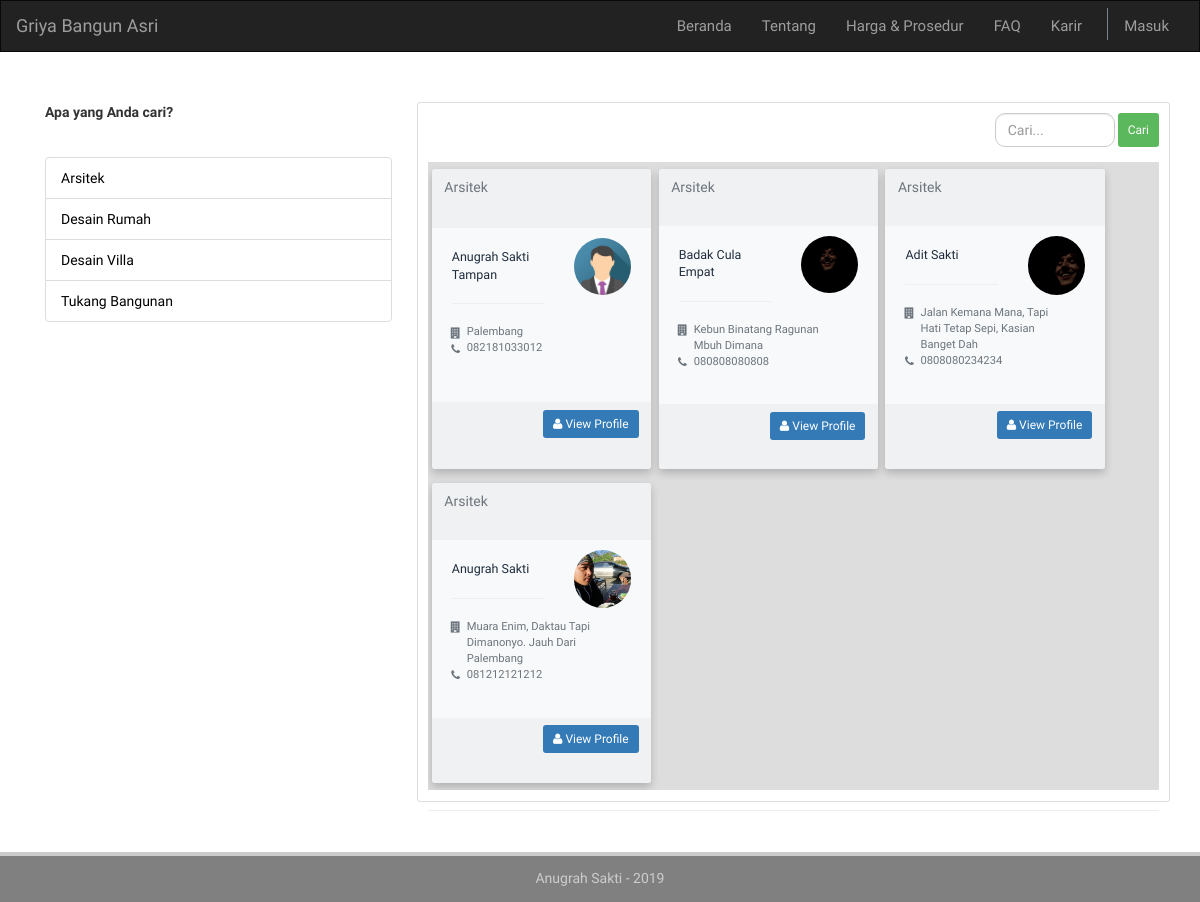
Before: / with the older database file.
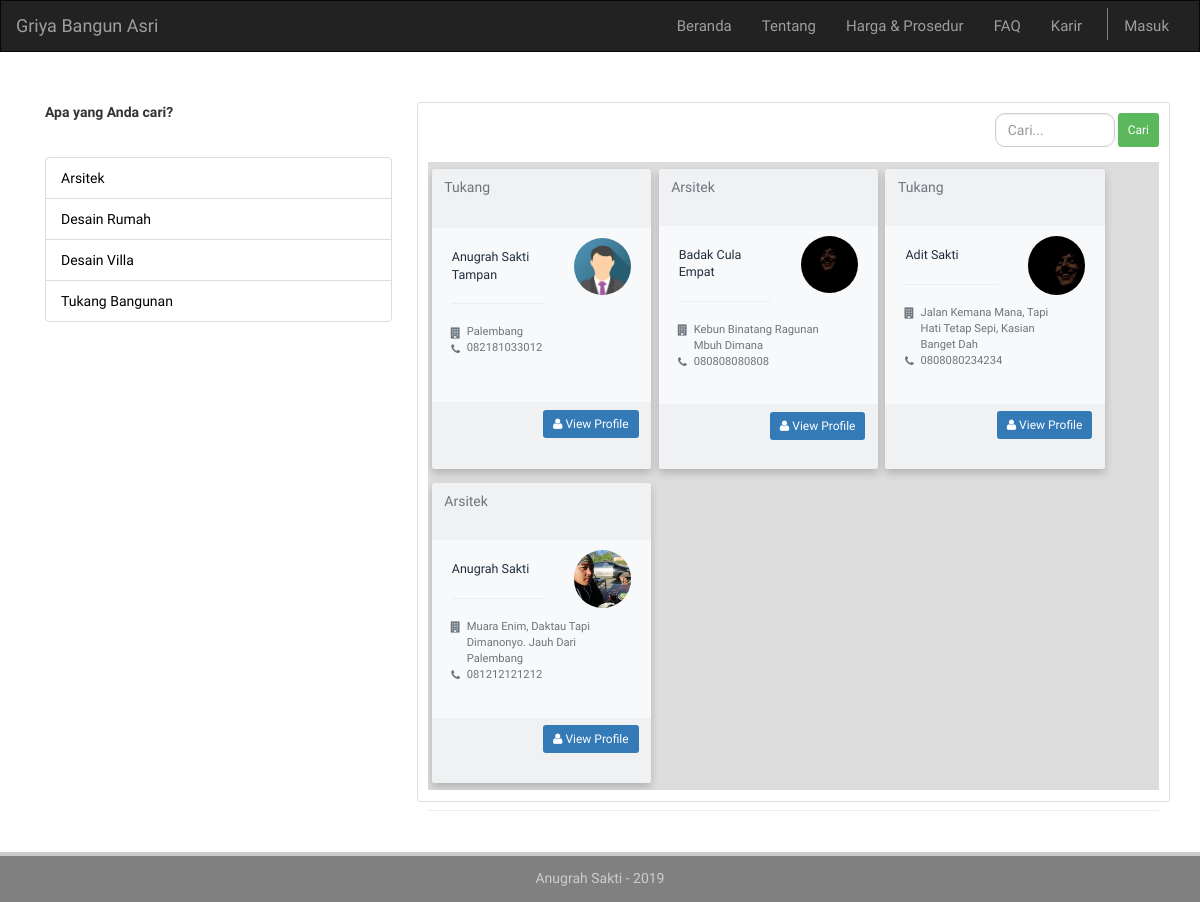
After: the same page with the newer database file.
### tables this page shows
CREATE TABLE `user` (
  `id` int(11) NOT NULL,
  `photopath` text,
  `fname` varchar(40) NOT NULL,
  `lname` varchar(40) NOT NULL,
  `birthdate` date DEFAULT NULL,
  `birthplace` varchar(40) DEFAULT NULL,
  `alamat` text,
  `nohp` varchar(20) DEFAULT NULL,
  `tim` int(11) DEFAULT NULL,
  `tgldaftar` date NOT NULL,
  `email` varchar(70) NOT NULL,
  `username` varchar(50) NOT NULL,
  `password` varchar(50) NOT NULL,
  `logged_in` int(11) DEFAULT NULL,
  `level` int(11) NOT NULL
);

### application/controllers/Home.php (called while the page is built, shortened)
<?php
class Home extends CI_Controller {
	public function index(){
		$data['pagetitle']	= 'Griya Bangun Asri - Home';
		$data['contents']	= $this->m_data->getContents();
		$this->load->view('home/v_header',$data);
		$this->load->view('home/v_navbar',$data);
		$this->load->view('home/v_content',$data);
		$this->load->view('home/v_footer',$data);
	}
}

### index.php (called while the page is built, shortened)
<?php
require_once BASEPATH.'core/CodeIgniter.php';

### application/models/M_data.php (called while the page is built, shortened)
<?php
class M_data extends CI_Model{
    function getContents(){
        $this->db->select('*');
        $this->db->from('user');
        $this->db->where('level > 1 ');
        $query  =   $this->db->get();
        return $query->result_array();
    }
}

### application/views/home/v_content.php (the view)
    <div class="rows rows">
        <div class="col-xs-4" id="list-cari" style="border:10px">
            <p style="margin-bottom: 35px"><b>Apa yang Anda cari?</b></p>
            <ul class="list-group">
                <li class="list-group-item list-cari-item"><a href="#">Arsitek</a></li>
                <li class="list-group-item list-cari-item"><a href="#">Desain Rumah</a></li>
                <li class="list-group-item list-cari-item"><a href="#">Desain Villa</a></li>
                <li class="list-group-item list-cari-item"><a href="#">Tukang Bangunan</a></li>
            </ul>
        </div>
        <div class="col-xs-8 search-content">
            <div class="kolom-pencarian">
                <form id="caribenda" method="POST">
                    <div class="form-group pencariandiv">
                        <input class="form-control caribenda" type="text" name="search" placeholder="Cari...">
                        <button class="btn btn-sm btn-success">Cari</button>
                    </div>
                </form>
            </div>
            <div class="search-items">
                <?php foreach ($contents as $row) {?>
                    <div class="card bg-light">
                        <div class="card-header text-muted border-bottom-0">
                          <?=($row['level'] == '2' ? 'Arsitek' : ($row['level'] == '3' ? 'Tukang' : ''))?>
                        </div>
                        <div class="card-body pt-0">
                          <div class="row">
                            <div class="col-xs-7">
                              <h2 class="lead"><?=ucwords($row['fname'].' '.$row['lname'])?></h2>
                              <hr>
                              <ul class="ml-4 mb-0 fa-ul text-muted" style="">
                                <li class="small">
                                    <span class="fa-li">
                                        <i class="fa fa-building"></i>
                                    </span>
                                    <?=ucwords($row['alamat'])?>
                                </li>
                                <li class="small">
                                    <span class="fa-li">
                                        <i class="fa fa-phone"></i>
                                    </span>
                                    <?=ucwords($row['nohp'])?>
                                </li>
                              </ul>
                            </div>
                            <div class="col-xs-5 text-center">
                              <img src="<?=($row['photopath'] !== null || !empty($row['photopath'])  ? base_url(str_replace('./','',$row['photopath'])) : base_url('assets/img/img_avatar.png'));?>" alt="" class="img-circle img-fluid">
                            </div>
                          </div>
                        </div>
                        <div class="card-footer">
                          <div class="text-right">
                            <a href="<?=base_url('home/profile/'.$row['username'])?>" class="btn btn-sm btn-primary">
                              <i class="fa fa-user"></i> View Profile
                            </a>
                          </div>
                        </div>
                    </div>
                <?php } ?>
            </div>
            <hr>
      </div>
</div>

Changed rows visible on the page:
changed user "Anugrah Sakti Tampan": level "Arsitek" → "Tukang"
changed user "Adit Sakti": level "Arsitek" → "Tukang"
